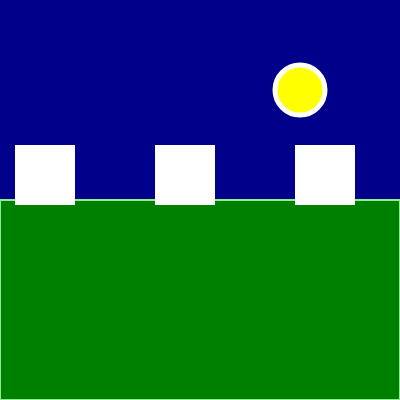
Frame 1 (no input)
Frame 60 (no input): identical to frame 1, image omitted
Frame 120 (the mouse pressed at the canvas centre since frame 60): identical to frame 1, image omitted

The p5.js sketch that drew this single still picture (run headless with seeded random() and noise() and a simulated clock; from frame 60 on, the mouse is pressed at the canvas centre):

// p5.js sketch
// ── sketch.js
let xsize = 400;
let ysize = 400; //posso sostituirli nel create Canvas
function setup() {
  createCanvas(xsize, ysize);
}

function draw() {
  //sfondo per cielo scuro
  background("darkblue");
  //voglio disegnare luna
  fill ("yellow");
  stroke ("white")
  strokeWeight (5)
  circle (300, 90, 50)
  //prato
  fill ("green")
  stroke ("lightgreen")
  strokeWeight (2)
  rect(0, 200, 400, 200);


  //case
  fill ("white")  
  strokeWeight (0);
  let x_casa_primordiale= 15;
  rect (x_casa_primordiale, 145, 60, 60);
  for (let i=0; i<400; i=i+140){ //for=vorrei ripetere una azione per un certo numero di volte
    rect (x_casa_primordiale+i, 145, 60, 60);
  }
  //tetti
  triangle 
}
